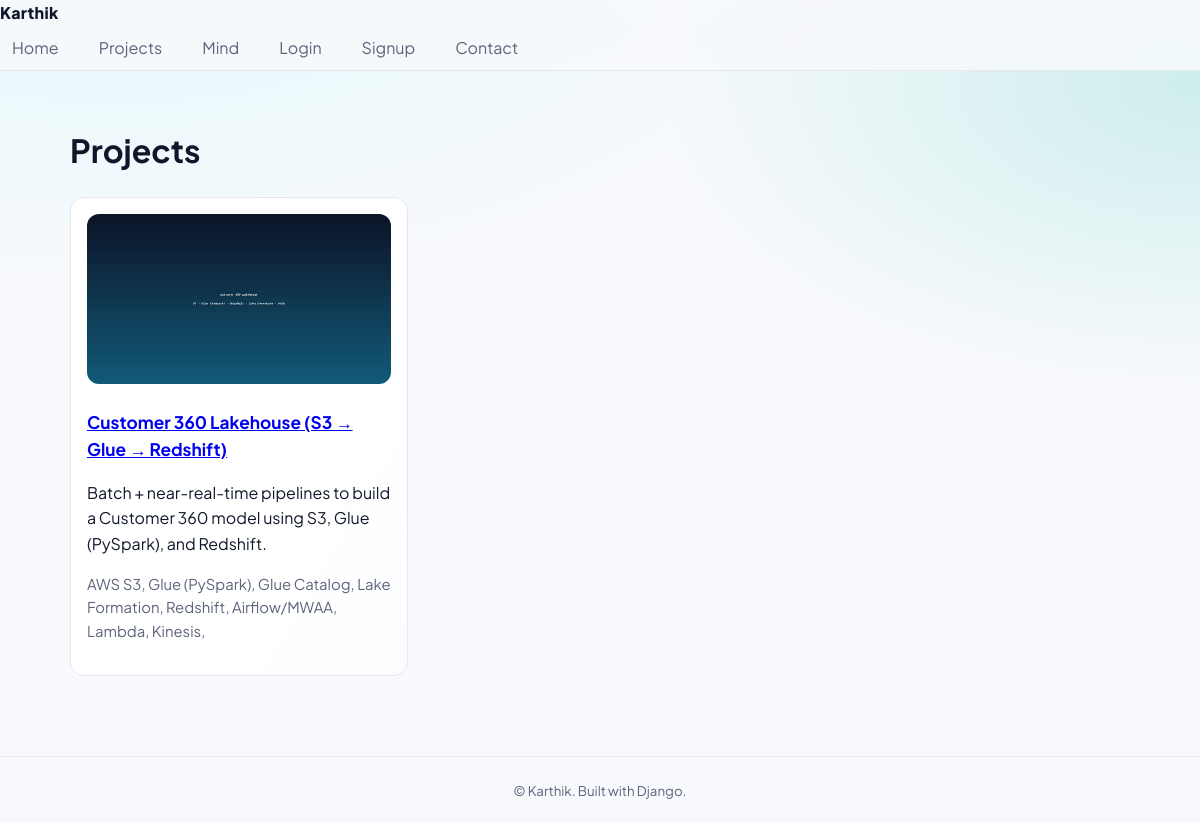
/projects/, run on the app's committed database.
### myapp/models.py (models this page shows, shortened)
class Project(models.Model):
    title = models.CharField(max_length=120)
    slug = models.SlugField(max_length=140, unique=True)
    short_desc = models.CharField(max_length=180, blank=True)
    description = models.TextField()
    tech_stack = models.CharField(max_length=240, help_text="Comma separated: Django, n8n, PySpark")
    repo_url = models.URLField(blank=True)
    live_url = models.URLField(blank=True)
    cover = models.ImageField(upload_to='projects/', blank=True, null=True)
    created_at = models.DateField(auto_now_add=True)
    class Meta:
        ordering = ['-id']

### myapp/views.py (the view)
# urls.py: path('projects/', views.projects_list, name='projects_list'),
def projects_list(request):
    projects = Project.objects.all()
    return render(request, 'projects_list.html', {'projects': projects})

### templates/projects_list.html (shortened to what this page needs)
{% extends "base.html" %}
{% block content %}
<h1>Projects</h1>
<div class="grid">
  {% for p in projects %}
  <article class="card">
    {% if p.cover %}<img src="{{ p.cover.url }}" alt="{{ p.title }}"/>{% endif %}
    <h3><a href="{% url 'project_detail' p.pk %}">{{ p.title }}</a></h3>
    <p>{{ p.short_desc }}</p>
    <p class="muted">{{ p.tech_stack }}</p>
  </article>
  {% empty %}
    <p>No projects found.</p>
  {% endfor %}
</div>
{% endblock %}

### static/css/style.css (style rules this page uses)
:root { --bg: #0b0f19; --panel: rgba(255,255,255,0.04); --text: #e4e7ee; --muted: #a3acc3; --brand: #6cf; --brand-2:#8af4bd; --border: rgba(255,255,255,0.08); --shadow: 0 10px 30px rgba(0,0,0,.25); --radius: 14px; --gap: 1.15rem; --max: 1100px; --speed: .25s; }
@media (prefers-color-scheme: light) { :root { --bg:#f7f9fc; --panel:#fff; --text:#0f172a; --muted:#5b647a; --brand:#2563eb; --brand-2:#14b8a6; --border:#e6e8ee; --shadow: 0 10px 24px rgba(15,23,42,.08); } }
* { box-sizing:border-box }
html,body { height:100% }
body { margin:0; font-family: ui-sans-serif, system-ui, -apple-system, Segoe UI, Roboto, Arial; background: radial-gradient(1200px 600px at 10% -10%, rgba(108,255,255,.15), transparent 60%), radial-gradient(900px 500px at 100% 10%, rgba(20,184,166,.18), transparent 60%), var(--bg); color:var(--text); line-height:1.6; }
.grid { display:grid; gap:calc(var(--gap) + .25rem); grid-template-columns: repeat(auto-fill, minmax(260px, 1fr)); }
.card { background:var(--panel); border:1px solid var(--border); border-radius:var(--radius); padding:1rem; overflow:hidden; position:relative; transition:transform var(--speed), box-shadow var(--speed), border-color var(--speed); }
.card::after { content:""; position:absolute; inset:0; pointer-events:none; background:linear-gradient(120deg, transparent 0 70%, color-mix(in oklab, var(--brand) 35%, transparent)); opacity:.05; }
.card img { width:100%; height:170px; object-fit:cover; border-radius:12px; margin-bottom:.7rem }
.card h3 { margin:.4rem 0 .25rem; font-size:1.08rem }
.muted { color:var(--muted); font-size:.93rem }
@media (prefers-reduced-motion: no-preference) { .card, .btn { transition: transform var(--speed), box-shadow var(--speed), border-color var(--speed) } }

### templates/base.html (style rules this page uses)
body { font-family:"Plus Jakarta Sans", system-ui, Arial }

### data on the page
Project: cover (picture), title "Customer 360 Lakehouse (S3 → Glue → Redshift)", short_desc "Batch + near-real-time pipelines to build a Customer 360 model using S3, Glue (PySpark), and Redshift.", tech_stack "AWS S3, Glue (PySpark), Glue Catalog, Lake Formation, Redshift, Airflow/MWAA, Lambda, Kinesis,"
